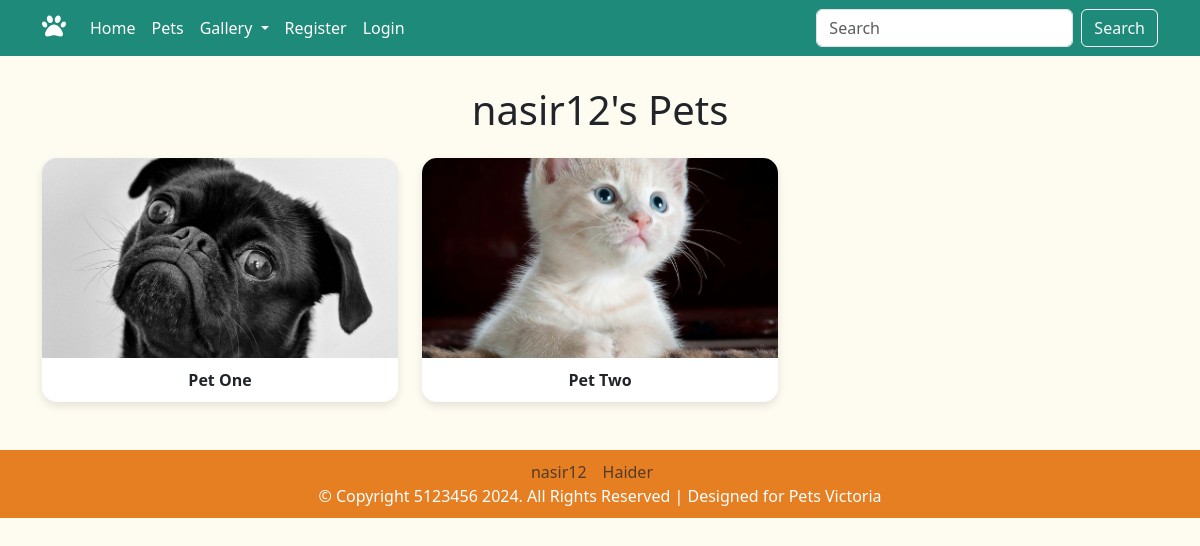
The page /users.php?username=nasir12 on the database its author committed.
### tables this page shows
CREATE TABLE `pets` (
  `id` int(11) NOT NULL,
  `user_id` int(11) NOT NULL,
  `name` varchar(100) NOT NULL,
  `type` varchar(50) NOT NULL,
  `description` text NOT NULL,
  `age` int(11) NOT NULL,
  `location` varchar(100) NOT NULL,
  `image_path` varchar(255) NOT NULL,
  `image_caption` varchar(100) NOT NULL,
  `created_at` timestamp NOT NULL DEFAULT current_timestamp()
);

### users.php (the view, shortened to what this page needs)
<?php
include('include/header.inc');
include('include/nav.inc');
$username = isset($_GET['username']) ? $_GET['username'] : '';
$query = "SELECT p.id, p.name, p.image_path FROM pets p JOIN users u ON p.user_id = u.id WHERE u.username = ?";
$stmt = $conn->prepare($query);
$stmt->bind_param("s", $username);
$stmt->execute();
$result = $stmt->get_result();
?>
<main class="container my-4">
    <h1 class="text-center mb-4"><?= htmlspecialchars($username) ?>'s Pets</h1>
    <div class="row g-4">
        <?php if ($result->num_rows > 0): ?>
            <?php while ($pet = $result->fetch_assoc()): ?>
                <div class="col-md-4">
                    <div class="pet-card">
                        <a href="details.php?id=<?= $pet['id'] ?>" style="text-decoration: none;">
                            <img src="<?= htmlspecialchars($pet['image_path']) ?>" alt="<?= htmlspecialchars($pet['name']) ?>" class="img-fluid">
                            <div class="pet-name text-center"><?= htmlspecialchars($pet['name']) ?></div>
                        </a>
                    </div>
                </div>
            <?php endwhile; ?>
        <?php else: ?>
            <div class="col-md-12">
                <p class="text-center">No pets found for this user.</p>
            </div>
        <?php endif; ?>
    </div>
</main>
<?php include('include/footer.inc'); ?>

### assets/css/style.css (style rules this page uses)
body { background-color: #fefbf0; }
h1,h3 { margin: 30px; text-align: center; }
.pet-card { border-radius: 15px; overflow: hidden; box-shadow: 0 4px 8px rgba(0,0,0,0.1); text-decoration: none; }
.pet-card a { text-decoration: none; color: inherit; }
.pet-card img { width: 100%; height: 200px; object-fit: cover; }
.pet-name { background-color: white; padding: 10px; text-align: center; font-weight: bold; text-decoration: none; }

### rows shown on the page
pets: image_path (picture), name "Pet One"
pets: image_path (picture), name "Pet Two"

### other values the page prints
$username "nasir12"
$user['username'] "nasir12"
$user['username'] "Haider"
